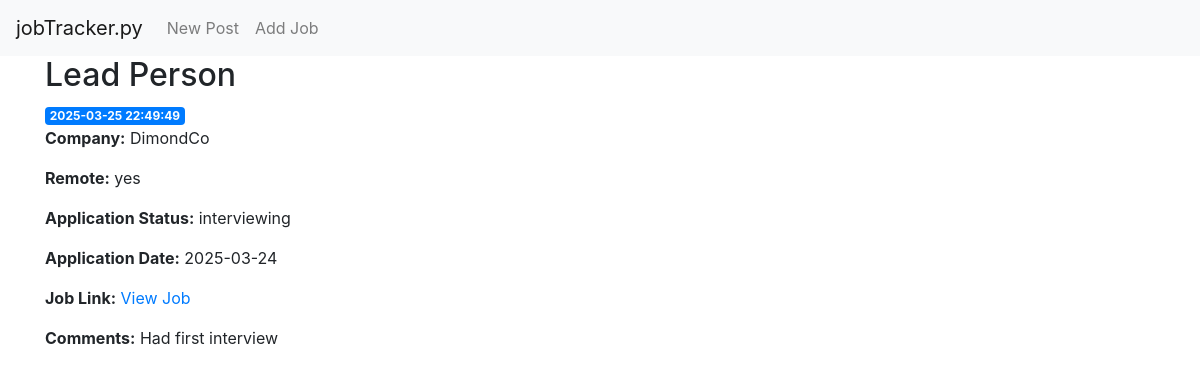
/job/1, run on the app's committed database.
### tables this page shows
CREATE TABLE jobs (
    id INTEGER PRIMARY KEY AUTOINCREMENT,
    created TIMESTAMP NOT NULL DEFAULT CURRENT_TIMESTAMP,
    job_title TEXT NOT NULL,
    company TEXT NOT NULL,
    remote_q TEXT CHECK(remote_q IN ('yes', 'no', 'hybrid')) NOT NULL,
    applied TEXT CHECK (applied IN ('applied', 'interested', 'interviewing', 'hired', 'denied')) NOT NULL,
    applied_date DATE,
    link TEXT,
    comments TEXT
);

### app.py (the view)
@app.route('/job/<int:job_id>')
def job(job_id):
    job = get_job(job_id)
    return render_template('job.html', job=job)

### app.py (called while the page is built)
def get_db_connection():
    conn = sqlite3.connect('database.db')
    conn.row_factory = sqlite3.Row
    return conn

def get_job(job_id):
    conn = get_db_connection()
    job = conn.execute('SELECT * FROM jobs WHERE id = ?',
                        (job_id,)).fetchone()
    conn.close()
    if job is None:
        abort(404)
    return job

### templates/job.html
{% extends 'base.html' %}
{% block content %}
    <h2>{% block title %} {{ job['job_title'] }} {% endblock %}</h2>
    <span class="badge badge-primary">{{ job['created'] }}</span>
    <p><strong>Company:</strong> {{ job['company'] }}</p>
    <p><strong>Remote:</strong> {{ job['remote_q'] }}</p>
    <p><strong>Application Status:</strong> {{ job['applied'] }}</p>
    <p><strong>Application Date:</strong> {{ job['applied_date'] if job['applied_date'] else 'N/A' }}</p>
    <p><strong>Job Link:</strong>
        {% if job['link'] %}
            <a href="{{ job['link'] }}" target="_blank">View Job</a>
        {% else %}
            N/A
        {% endif %}
    </p>
    <p><strong>Comments:</strong>
        {% if job['comments'] %}
            {{ job['comments'] }}
        {% else %}
            N/A
        {% endif %}
    </p>
{% endblock %}

### data on the page
jobs: job_title "Lead Person", created "2025-03-25 22:49:49", company "DimondCo", remote_q "yes", applied "interviewing", applied_date "2025-03-24", comments "Had first interview"
